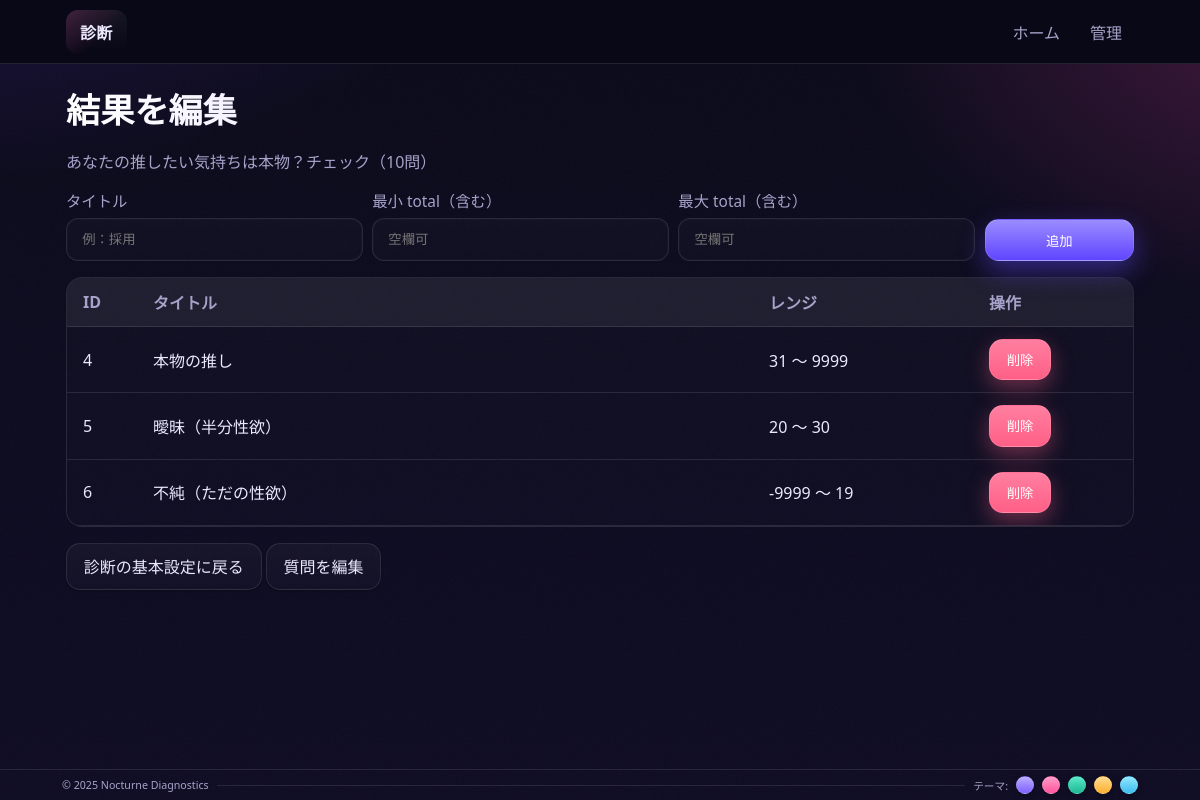
Page /admin/quiz/3/results (signed in) on the committed database.
### models.py (models this page shows)
class Quiz(db.Model):
    id = db.Column(db.Integer, primary_key=True)
    title = db.Column(db.String(200), nullable=False)
    description = db.Column(db.Text, default="")
    display_mode = db.Column(db.String(20), nullable=False, default="ordered")
    choice_mode = db.Column(db.String(20), nullable=False, default="ordered")
    image_url = db.Column(db.String(500), nullable=True)
    choice_style = db.Column(db.String(20), nullable=False, default="normal")
    traits = db.relationship("Trait", backref="quiz", cascade="all, delete-orphan")
    questions = db.relationship("Question", backref="quiz", cascade="all, delete-orphan")
    results = db.relationship("Result", backref="quiz", cascade="all, delete-orphan")

class Result(db.Model):
    id = db.Column(db.Integer, primary_key=True)
    quiz_id = db.Column(db.Integer, db.ForeignKey("quiz.id"), nullable=False)
    title = db.Column(db.String(200), nullable=False)
    description = db.Column(db.Text, default="")
    min_total = db.Column(db.Integer, nullable=True)
    max_total = db.Column(db.Integer, nullable=True)
    winning_trait_id = db.Column(db.Integer, db.ForeignKey("trait.id"), nullable=True)
    winning_trait = db.relationship("Trait")

### blueprints/admin/routes.py (the view, shortened to what this page needs)
@bp.route("/quiz/<int:quiz_id>/results", methods=["GET", "POST"])
@login_required
def results(quiz_id: int):
    quiz = Quiz.query.get_or_404(quiz_id)
    return render_template("admin/results.html", quiz=quiz)

### blueprints/admin/routes.py (called while the page is built)
def is_logged_in() -> bool:
    return bool(session.get("admin_user_id"))

def login_required(func: Callable) -> Callable:
    @wraps(func)
    def wrapper(*args, **kwargs):
        if not is_logged_in():
            return redirect(url_for("admin.login"))
        return func(*args, **kwargs)
    return wrapper

### templates/admin/results.html (shortened to what this page needs)
{% extends "base.html" %}
{% block content %}
<h1>結果を編集</h1>
<p class="muted">{{ quiz.title }}</p>
<form class="form inline" method="post" action="{{ url_for('admin.results', quiz_id=quiz.id) }}">
  <label>タイトル
    <input type="text" name="title" placeholder="例：採用">
  </label>
  <label>最小 total（含む）
    <input type="number" name="min_total" placeholder="空欄可">
  </label>
  <label>最大 total（含む）
    <input type="number" name="max_total" placeholder="空欄可">
  </label>
  <button class="btn primary" type="submit">追加</button>
</form>
<div class="table" style="margin-top: 16px;">
  <table style="width:100%; border-spacing:0; border-collapse:separate;">
    <thead>
      <tr>
        <th style="width:70px;">ID</th>
        <th>タイトル</th>
        <th style="width:220px;">レンジ</th>
        <th style="width:160px;">操作</th>
      </tr>
    </thead>
    <tbody>
      {% for r in quiz.results %}
      <tr class="result-row" data-id="{{ r.id }}" style="cursor:pointer;">
        <td>{{ r.id }}</td>
        <td>{{ r.title }}</td>
        <td>
          {% set mi = r.min_total if r.min_total is not none else -9999 %}
          {% set ma = r.max_total if r.max_total is not none else 9999 %}
          {{ mi }} 〜 {{ ma }}
        </td>
        <td>
          <form method="post"
                action="{{ url_for('admin.result_delete', result_id=r.id) }}"
                onsubmit="event.stopPropagation(); return confirm('本当に削除しますか？');"
                style="display:inline">
            <button type="submit" class="btn danger">削除</button>
          </form>
        </td>
      </tr>
      {% else %}
      <tr>
        <td colspan="4" class="muted">まだ結果がありません。上のフォームから追加してください。</td>
      </tr>
      {% endfor %}
    </tbody>
  </table>
</div>
<p style="margin-top:16px;">
  <a class="btn" href="{{ url_for('admin.quiz_edit', quiz_id=quiz.id) }}">診断の基本設定に戻る</a>
  <a class="btn" href="{{ url_for('admin.questions', quiz_id=quiz.id) }}">質問を編集</a>
</p>
{% endblock %}

### templates/base.html (shortened to what this page needs)
<!doctype html>
<html lang="ja">
<head>
  <link rel="stylesheet" href="{{ url_for('static', filename='css/main.css') }}?v=5">
</head>
<body class="theme-nocturne">
  <header class="site-header">
    <div class="container">
      <a class="brand" href="{{ url_for('public.index') }}">診断</a>
      <nav style="margin-left:auto; display:flex; gap:6px;">
        <a href="{{ url_for('public.index') }}">ホーム</a>
        <a href="{{ url_for('admin.index') }}">管理</a>
      </nav>
    </div>
  </header>
  <main class="container">
    {% block content %}{% endblock %}
  </main>
  <footer class="site-footer">
    <div class="container">
      <small>© {{ current_year }} Nocturne Diagnostics</small>
      <div class="sep"></div>
      <small class="muted">テーマ:</small>
      <div class="theme-dots" aria-label="テーマカラーの選択">
        <button class="theme-dot t-violet"  data-theme="violet"  title="バイオレット"></button>
        <button class="theme-dot t-rose"    data-theme="rose"    title="ローズ"></button>
        <button class="theme-dot t-emerald" data-theme="emerald" title="エメラルド"></button>
        <button class="theme-dot t-amber"   data-theme="amber"   title="アンバー"></button>
        <button class="theme-dot t-cyan"    data-theme="cyan"    title="シアン"></button>
      </div>
    </div>
  </footer>
</body>
</html>

### rows in the picture
Quiz: title "あなたの推したい気持ちは本物？チェック（10問）"
Result: id "4", title "本物の推し", min_total "31", max_total "9999"
Result: id "5", title "曖昧（半分性欲）", min_total "20", max_total "30"
Result: id "6", title "不純（ただの性欲）", min_total "-9999", max_total "19"
